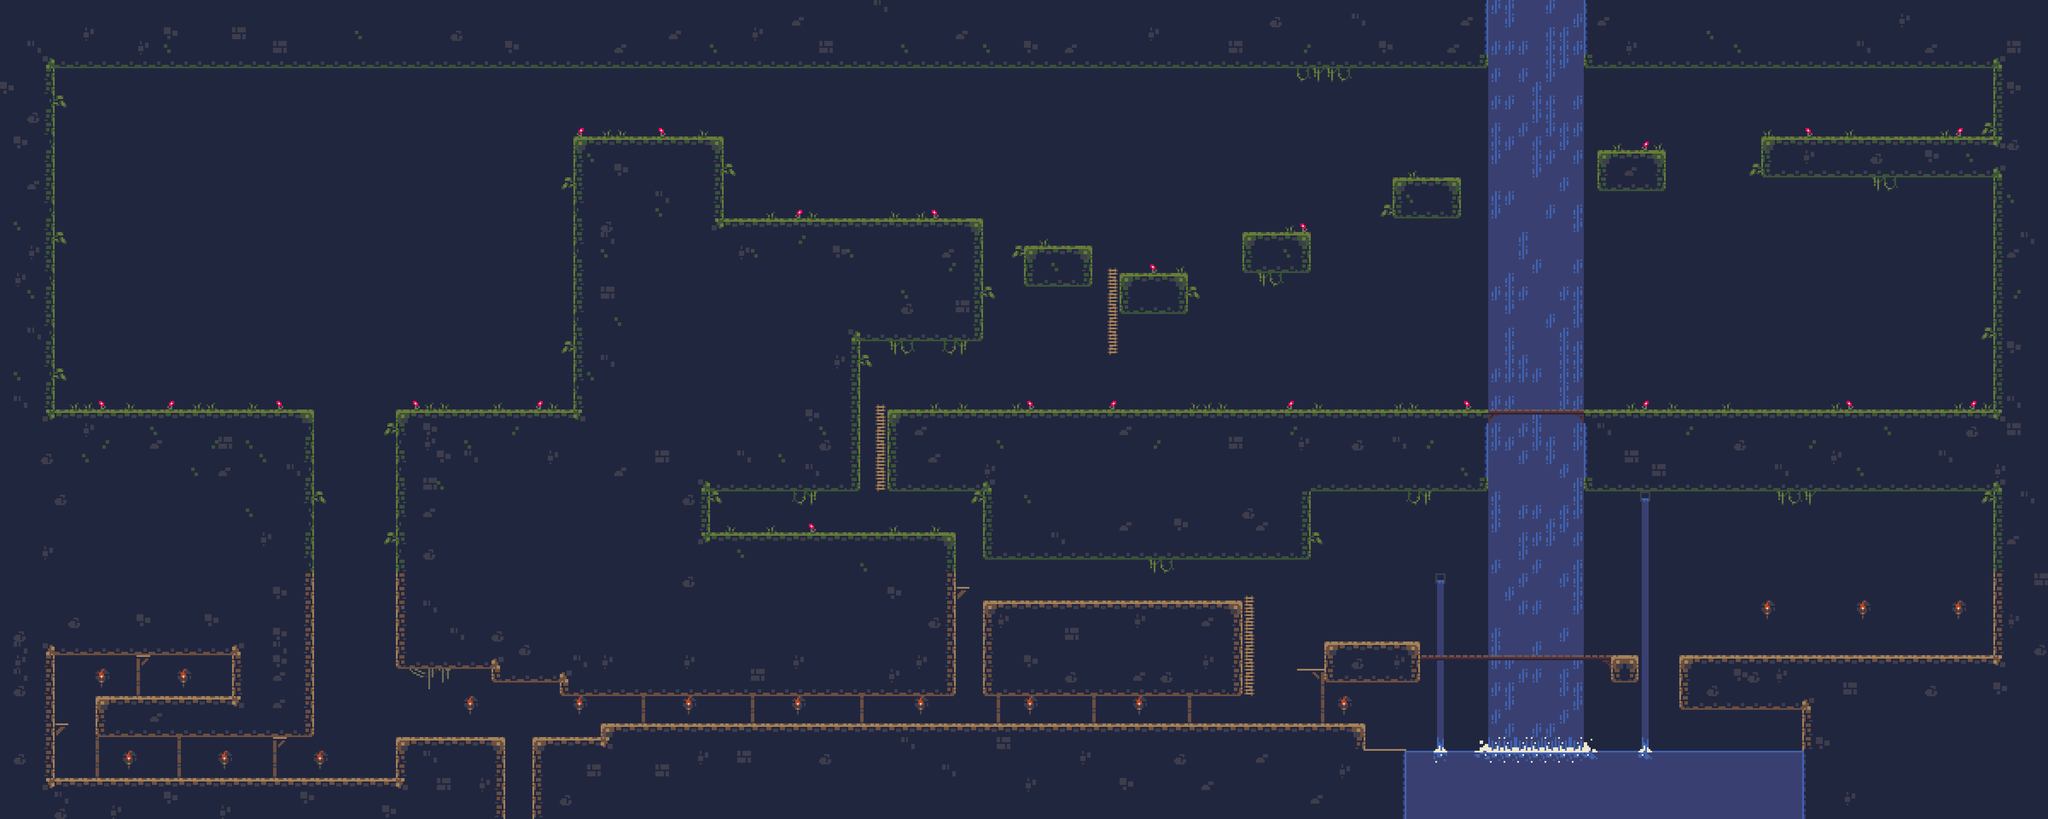

Below is a game level as drawn by its tile map, then a one-line description and the .tmx that defines it (tile-layer data replaced by summaries):
An orthogonal 150x60 tile map with 32x32 px tiles, 2 tile layers (Background, Foreground), 2 tilesets and 96 objects (72x wall, 16x slime, 3x ladder, player, door, ...).

<map version="1.5" tiledversion="1.6.0" orientation="orthogonal" renderorder="right-down" width="150" height="60" tilewidth="32" tileheight="32" infinite="0" nextlayerid="4" nextobjectid="104">
 <tileset firstgid="1" source="cavesofgallet_tiles.tsx" />
 <tileset firstgid="97" source="platformer_tiles.tsx" />
 <layer id="1" name="Background" width="150" height="60">
  <data>[9000 cells, 9000 non-empty, 35 distinct tile ids]</data>
 </layer>
 <layer id="2" name="Foreground" width="150" height="60">
  <data>[9000 cells, 243 non-empty, 27 distinct tile ids]</data>
 </layer>
 <objectgroup id="3" name="Objects layer">
  <object id="1" name="player" x="264" y="744" width="16" height="16" />
  <object id="2" name="wall" x="128" y="960" width="608" height="32" />
  <object id="3" name="wall" x="928" y="960" width="416" height="32" />
  <object id="4" name="wall" x="1344" y="320" width="352" height="32" />
  <object id="5" name="wall" x="1696" y="512" width="608" height="32" />
  <object id="6" name="wall" x="2016" y="768" width="288" height="32" />
  <object id="7" name="wall" x="1664" y="1120" width="352" height="32" />
  <object id="8" name="wall" x="1664" y="1248" width="576" height="32" />
  <object id="9" name="wall" x="128" y="128" width="3360" height="32" />
  <object id="10" name="wall" x="3712" y="128" width="960" height="32" />
  <object id="11" name="wall" x="2080" y="1120" width="224" height="32" />
  <object id="12" name="wall" x="2080" y="960" width="2592" height="32" />
  <object id="13" name="wall" x="128" y="1504" width="416" height="32" />
  <object id="14" name="wall" x="224" y="1632" width="320" height="32" />
  <object id="15" name="wall" x="224" y="1696" width="512" height="32" />
  <object id="16" name="wall" x="128" y="1824" width="800" height="32" />
  <object id="17" name="wall" x="928" y="1728" width="256" height="32" />
  <object id="18" name="wall" x="1248" y="1728" width="160" height="32" />
  <object id="19" name="wall" x="1408" y="1696" width="1792" height="32" />
  <object id="20" name="wall" x="928" y="1536" width="224" height="32" />
  <object id="21" name="wall" x="1152" y="1568" width="160" height="32" />
  <object id="22" name="wall" x="1312" y="1600" width="928" height="32" />
  <object id="23" name="wall" x="3968" y="1536" width="704" height="32" />
  <object id="24" name="wall" x="2304" y="1408" width="608" height="32" />
  <object id="25" name="wall" x="2304" y="1600" width="608" height="32" />
  <object id="26" name="wall" x="2304" y="1280" width="768" height="32" />
  <object id="27" name="wall" x="3072" y="1120" width="416" height="32" />
  <object id="28" name="wall" x="3712" y="1120" width="960" height="32" />
  <object id="29" name="wall" x="96" y="160" width="32" height="800" />
  <object id="30" name="wall" x="704" y="992" width="32" height="704" />
  <object id="31" name="wall" x="544" y="1536" width="32" height="96" />
  <object id="32" name="wall" x="96" y="1536" width="32" height="288" />
  <object id="33" name="wall" x="224" y="1664" width="32" height="32" />
  <object id="34" name="wall" x="928" y="1760" width="32" height="64" />
  <object id="35" name="wall" x="928" y="992" width="32" height="544" />
  <object id="36" name="wall" x="1152" y="1760" width="32" height="160" />
  <object id="37" name="wall" x="1248" y="1760" width="32" height="160" />
  <object id="38" name="wall" x="1344" y="352" width="32" height="608" />
  <object id="39" name="wall" x="1664" y="352" width="32" height="160" />
  <object id="40" name="wall" x="2272" y="544" width="32" height="224" />
  <object id="41" name="wall" x="1632" y="1152" width="32" height="96" />
  <object id="42" name="wall" x="2080" y="992" width="32" height="128" />
  <object id="43" name="wall" x="1984" y="800" width="32" height="320" />
  <object id="44" name="wall" x="2208" y="1280" width="32" height="320" />
  <object id="45" name="wall" x="2304" y="1440" width="32" height="160" />
  <object id="46" name="wall" x="2880" y="1440" width="32" height="160" />
  <object id="47" name="wall" x="2304" y="1152" width="32" height="128" />
  <object id="48" name="wall" x="3040" y="1152" width="32" height="128" />
  <object id="49" name="wall" x="4672" y="1152" width="32" height="384" />
  <object id="50" name="wall" x="4672" y="160" width="32" height="800" />
  <object id="52" name="wall" x="4224" y="1664" width="32" height="256" />
  <object id="53" name="wall" x="3456" y="992" width="32" height="128" />
  <object id="54" name="wall" x="3712" y="992" width="32" height="128" />
  <object id="55" name="wall" x="3456" y="0" width="32" height="128" />
  <object id="56" name="wall" x="3712" y="0" width="32" height="128" />
  <object id="57" name="wall" x="3296" y="1920" width="928" height="32" />
  <object id="58" name="door" x="4448" y="1472" width="64" height="64" />
  <object id="59" name="wall" x="3936" y="1536" width="32" height="128" />
  <object id="60" name="wall" x="3968" y="1632" width="256" height="32" />
  <object id="61" name="wall" x="2240" y="1376" width="32" height="8" />
  <object id="62" name="ladder" x="2920" y="1400" width="16" height="232" />
  <object id="65" name="water" x="3296" y="1760" width="928" height="160" />
  <object id="69" name="wall" x="3040" y="1568" width="64" height="8" />
  <object id="70" name="wall" x="3328" y="1536" width="448" height="8" />
  <object id="71" name="wall" x="3104" y="1504" width="224" height="96" />
  <object id="72" name="wall" x="3776" y="1536" width="64" height="64" />
  <object id="73" name="ladder" x="2056" y="952" width="16" height="200" />
  <object id="74" name="wall" x="128" y="1696" width="32" height="8" />
  <object id="75" name="hell_hound" x="448" y="848" width="16" height="16" />
  <object id="76" name="slime" x="1016" y="832" width="16" height="16" />
  <object id="77" name="slime" x="1208" y="824" width="16" height="16" />
  <object id="78" name="slime" x="1544" y="208" width="16" height="16" />
  <object id="79" name="slime" x="1968" y="424" width="16" height="16" />
  <object id="80" name="slime" x="2472" y="880" width="16" height="16" />
  <object id="81" name="slime" x="1832" y="1184" width="16" height="16" />
  <object id="82" name="slime" x="1976" y="1664" width="16" height="16" />
  <object id="83" name="slime" x="1064" y="1672" width="16" height="16" />
  <object id="84" name="slime" x="464" y="1584" width="16" height="16" />
  <object id="85" name="slime" x="248" y="1576" width="16" height="16" />
  <object id="86" name="slime" x="488" y="1768" width="16" height="16" />
  <object id="87" name="slime" x="2744" y="1360" width="16" height="16" />
  <object id="88" name="slime" x="2880" y="864" width="16" height="16" />
  <object id="89" name="wall" x="2400" y="576" width="160" height="96" />
  <object id="91" name="wall" x="2624" y="640" width="160" height="96" />
  <object id="92" name="ladder" x="2600" y="632" width="16" height="200" />
  <object id="93" name="wall" x="2912" y="544" width="160" height="96" />
  <object id="94" name="wall" x="3264" y="416" width="160" height="96" />
  <object id="95" name="wall" x="3744" y="352" width="160" height="96" />
  <object id="96" name="wall" x="4128" y="320" width="544" height="96" />
  <object id="97" name="slime" x="2976" y="456" width="16" height="16" />
  <object id="98" name="slime" x="4536" y="224" width="16" height="16" />
  <object id="99" name="slime" x="4288" y="216" width="16" height="16" />
  <object id="100" name="wall" x="3264" y="1760" width="32" height="160" />
  <object id="101" name="wall" x="3168" y="1728" width="32" height="32" />
  <object id="102" name="wall" x="3200" y="1752" width="96" height="8" />
  <object id="103" name="demon" x="4040" y="680" width="16" height="16" />
 </objectgroup>
</map>